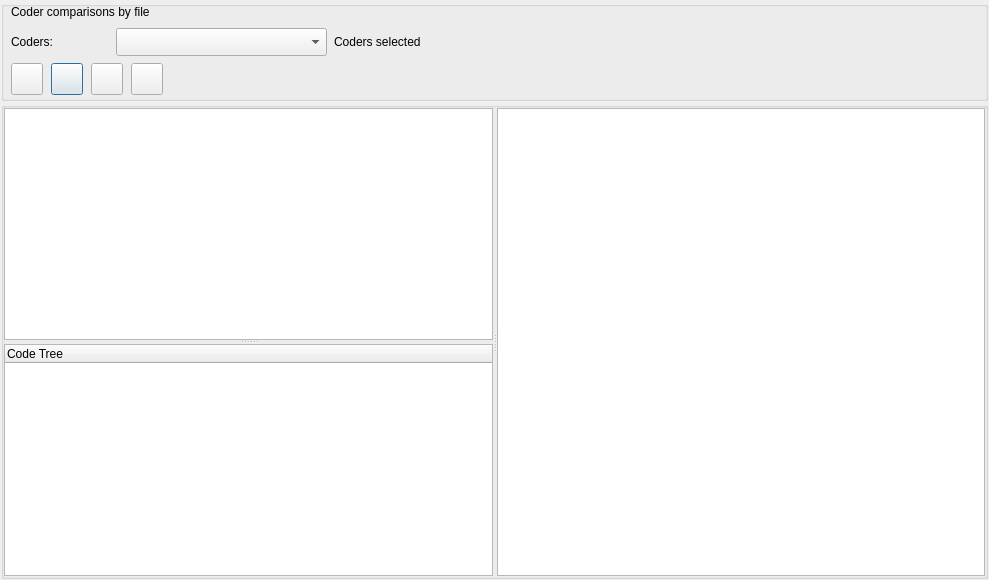
<?xml version="1.0" encoding="UTF-8"?>
<ui version="4.0">
 <class>Dialog_reportCompareCoderFile</class>
 <widget class="QDialog" name="Dialog_reportCompareCoderFile">
  <property name="windowModality">
   <enum>Qt::NonModal</enum>
  </property>
  <property name="geometry">
   <rect>
    <x>0</x>
    <y>0</y>
    <width>989</width>
    <height>580</height>
   </rect>
  </property>
  <property name="windowTitle">
   <string>Reports</string>
  </property>
  <layout class="QVBoxLayout" name="verticalLayout">
   <property name="spacing">
    <number>1</number>
   </property>
   <property name="leftMargin">
    <number>1</number>
   </property>
   <property name="topMargin">
    <number>1</number>
   </property>
   <property name="rightMargin">
    <number>1</number>
   </property>
   <property name="bottomMargin">
    <number>1</number>
   </property>
   <item>
    <widget class="QGroupBox" name="groupBox">
     <property name="sizePolicy">
      <sizepolicy hsizetype="Preferred" vsizetype="Preferred">
       <horstretch>0</horstretch>
       <verstretch>0</verstretch>
      </sizepolicy>
     </property>
     <property name="minimumSize">
      <size>
       <width>0</width>
       <height>100</height>
      </size>
     </property>
     <property name="maximumSize">
      <size>
       <width>16777215</width>
       <height>100</height>
      </size>
     </property>
     <property name="title">
      <string/>
     </property>
     <widget class="QLabel" name="label_2">
      <property name="geometry">
       <rect>
        <x>10</x>
        <y>27</y>
        <width>101</width>
        <height>28</height>
       </rect>
      </property>
      <property name="text">
       <string>Coders:</string>
      </property>
     </widget>
     <widget class="QComboBox" name="comboBox_coders">
      <property name="geometry">
       <rect>
        <x>115</x>
        <y>27</y>
        <width>211</width>
        <height>28</height>
       </rect>
      </property>
      <property name="toolTip">
       <string>&lt;html&gt;&lt;head/&gt;&lt;body&gt;&lt;p&gt;Select two coders&lt;/p&gt;&lt;/body&gt;&lt;/html&gt;</string>
      </property>
     </widget>
     <widget class="QLabel" name="label_title">
      <property name="geometry">
       <rect>
        <x>10</x>
        <y>-1</y>
        <width>291</width>
        <height>24</height>
       </rect>
      </property>
      <property name="toolTip">
       <string>To compare coding.
Select two coders, one file, one code.</string>
      </property>
      <property name="text">
       <string>Coder comparisons by file</string>
      </property>
     </widget>
     <widget class="QLabel" name="label_selections">
      <property name="geometry">
       <rect>
        <x>333</x>
        <y>27</y>
        <width>400</width>
        <height>28</height>
       </rect>
      </property>
      <property name="text">
       <string>Coders selected</string>
      </property>
     </widget>
     <widget class="QPushButton" name="pushButton_clear">
      <property name="geometry">
       <rect>
        <x>50</x>
        <y>62</y>
        <width>32</width>
        <height>32</height>
       </rect>
      </property>
      <property name="toolTip">
       <string>&lt;html&gt;&lt;head/&gt;&lt;body&gt;&lt;p&gt;Clear selection&lt;/p&gt;&lt;/body&gt;&lt;/html&gt;</string>
      </property>
      <property name="text">
       <string/>
      </property>
     </widget>
     <widget class="QPushButton" name="pushButton_export_odt">
      <property name="geometry">
       <rect>
        <x>90</x>
        <y>62</y>
        <width>32</width>
        <height>32</height>
       </rect>
      </property>
      <property name="toolTip">
       <string>Export ODT file</string>
      </property>
      <property name="text">
       <string/>
      </property>
     </widget>
     <widget class="QPushButton" name="pushButton_run">
      <property name="geometry">
       <rect>
        <x>10</x>
        <y>62</y>
        <width>32</width>
        <height>32</height>
       </rect>
      </property>
      <property name="toolTip">
       <string>&lt;html&gt;&lt;head/&gt;&lt;body&gt;&lt;p&gt;Run comparison.&lt;/p&gt;&lt;p&gt;Select 2 coders, 1 file, 1 code.&lt;/p&gt;&lt;/body&gt;&lt;/html&gt;</string>
      </property>
      <property name="text">
       <string/>
      </property>
     </widget>
     <widget class="QPushButton" name="pushButton_help1">
      <property name="geometry">
       <rect>
        <x>130</x>
        <y>62</y>
        <width>32</width>
        <height>32</height>
       </rect>
      </property>
      <property name="toolTip">
       <string>Statistics explanation</string>
      </property>
      <property name="text">
       <string/>
      </property>
     </widget>
    </widget>
   </item>
   <item>
    <widget class="QGroupBox" name="groupBox_2">
     <property name="title">
      <string/>
     </property>
     <layout class="QGridLayout" name="gridLayout">
      <property name="leftMargin">
       <number>0</number>
      </property>
      <property name="topMargin">
       <number>0</number>
      </property>
      <property name="rightMargin">
       <number>0</number>
      </property>
      <property name="bottomMargin">
       <number>0</number>
      </property>
      <property name="spacing">
       <number>0</number>
      </property>
      <item row="0" column="0">
       <widget class="QSplitter" name="splitter">
        <property name="orientation">
         <enum>Qt::Horizontal</enum>
        </property>
        <widget class="QSplitter" name="splitter_vert">
         <property name="orientation">
          <enum>Qt::Vertical</enum>
         </property>
         <widget class="QListWidget" name="listWidget_files"/>
         <widget class="QTreeWidget" name="treeWidget">
          <column>
           <property name="text">
            <string notr="true">Code Tree</string>
           </property>
          </column>
         </widget>
        </widget>
        <widget class="QTextEdit" name="textEdit">
         <property name="readOnly">
          <bool>true</bool>
         </property>
        </widget>
       </widget>
      </item>
     </layout>
    </widget>
   </item>
  </layout>
 </widget>
 <tabstops>
  <tabstop>comboBox_coders</tabstop>
  <tabstop>pushButton_run</tabstop>
  <tabstop>pushButton_clear</tabstop>
  <tabstop>pushButton_export_odt</tabstop>
  <tabstop>pushButton_help1</tabstop>
  <tabstop>listWidget_files</tabstop>
  <tabstop>treeWidget</tabstop>
  <tabstop>textEdit</tabstop>
 </tabstops>
 <resources/>
 <connections/>
</ui>
